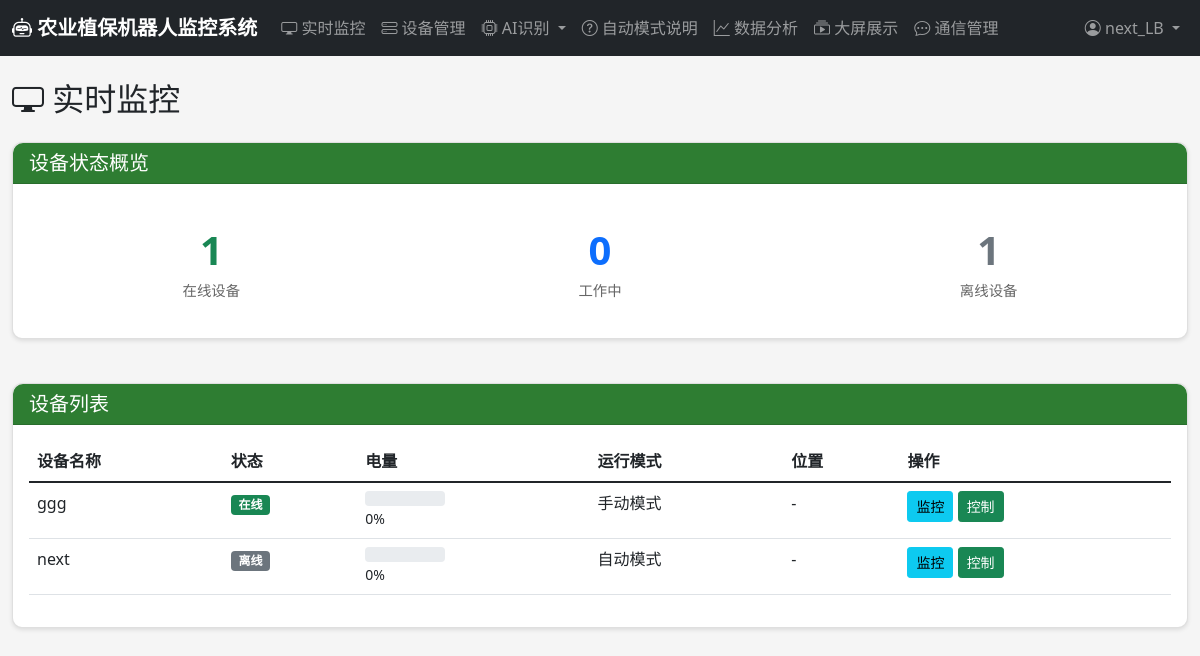
The app's page /monitoring/ (signed in) with its own data.
### users/models.py (models this page shows, shortened)
class User(AbstractUser):
    ROLE_CHOICES = [
        ('admin', '管理员'),
        ('operator', '操作员'),
        ('viewer', '查看者'),
    ]
    role = models.CharField(max_length=20, choices=ROLE_CHOICES, default='viewer', verbose_name='角色')
    phone = models.CharField(max_length=20, blank=True, verbose_name='手机号')
    avatar = models.ImageField(upload_to='avatars/', blank=True, verbose_name='头像')
    created_at = models.DateTimeField(auto_now_add=True, verbose_name='创建时间')
    last_login_ip = models.GenericIPAddressField(blank=True, null=True, verbose_name='最后登录IP')
    class Meta:
        verbose_name = '用户'
        verbose_name_plural = '用户'

### devices/models.py (models this page shows, shortened)
class RobotDevice(models.Model):
    STATUS_CHOICES = [
        ('online', '在线'),
        ('offline', '离线'),
        ('working', '工作中'),
        ('charging', '充电中'),
        ('error', '故障'),
    ]
    RUN_MODE_CHOICES = [
        ('auto', '自动模式'),
        ('manual', '手动模式'),
        ('scheduled', '定时任务模式'),
    ]
    device_id = models.CharField(max_length=100, unique=True, verbose_name='设备唯一标识')
    name = models.CharField(max_length=100, verbose_name='设备名称')
    model = models.CharField(max_length=100, blank=True, verbose_name='型号')
    manufacturer = models.CharField(max_length=100, blank=True, verbose_name='制造商')
    serial_number = models.CharField(max_length=100, blank=True, verbose_name='序列号')
    status = models.CharField(max_length=20, choices=STATUS_CHOICES, default='offline', verbose_name='状态')
    run_mode = models.CharField(max_length=20, choices=RUN_MODE_CHOICES, default='auto', verbose_name='运行模式')
    battery_level = models.IntegerField(default=0, verbose_name='电量百分比')
    location_lat = models.DecimalField(max_digits=10, decimal_places=6, null=True, blank=True, verbose_name='纬度')
    location_lng = models.DecimalField(max_digits=10, decimal_places=6, null=True, blank=True, verbose_name='经度')
    spray_rate = models.FloatField(default=1.0, verbose_name='喷洒速率(L/min)')
    patrol_interval = models.IntegerField(default=60, verbose_name='巡检间隔(分钟)')
    obstacle_avoidance_sensitivity = models.IntegerField(default=50, verbose_name='避障灵敏度')
    last_heartbeat = models.DateTimeField(null=True, blank=True, verbose_name='最后心跳时间')
    registered_at = models.DateTimeField(auto_now_add=True, verbose_name='注册时间')
    owner = models.ForeignKey(settings.AUTH_USER_MODEL, on_delete=models.CASCADE, related_name='owned_devices', verbose_name='所有者')
    class Meta:
        verbose_name = '机器人设备'
        verbose_name_plural = '机器人设备'
        ordering = ['-registered_at']

### monitoring/views.py (the view)
# urls.py: path('', views.monitoring_dashboard, name='monitoring_dashboard'),
@login_required
def monitoring_dashboard(request):
    devices = RobotDevice.objects.all()
    online_count = devices.filter(status='online').count()
    working_count = devices.filter(status='working').count()
    offline_count = devices.filter(status='offline').count()
    return render(request, 'monitoring/dashboard.html', {
        'devices': devices,
        'online_count': online_count,
        'working_count': working_count,
        'offline_count': offline_count,
    })

### templates/monitoring/dashboard.html (shortened to what this page needs)
{% extends 'base.html' %}
{% block content %}
<h2 class="mb-4"><i class="bi bi-display"></i> 实时监控</h2>
<div class="row">
    <div class="col-md-12">
        <div class="card">
            <div class="card-header">
                <h5 class="mb-0">设备状态概览</h5>
            </div>
            <div class="card-body">
                <div class="row">
                    <div class="col-md-4">
                        <div class="stat-card">
                            <div class="stat-value text-success">{{ online_count }}</div>
                            <div class="stat-label">在线设备</div>
                        </div>
                    </div>
                    <div class="col-md-4">
                        <div class="stat-card">
                            <div class="stat-value text-primary">{{ working_count }}</div>
                            <div class="stat-label">工作中</div>
                        </div>
                    </div>
                    <div class="col-md-4">
                        <div class="stat-card">
                            <div class="stat-value text-secondary">{{ offline_count }}</div>
                            <div class="stat-label">离线设备</div>
                        </div>
                    </div>
                </div>
            </div>
        </div>
    </div>
</div>
<div class="row mt-4">
    <div class="col-md-12">
        <div class="card">
            <div class="card-header">
                <h5 class="mb-0">设备列表</h5>
            </div>
            <div class="card-body">
                {% if devices %}
                <table class="table table-hover">
                    <thead>
                        <tr>
                            <th>设备名称</th>
                            <th>状态</th>
                            <th>电量</th>
                            <th>运行模式</th>
                            <th>位置</th>
                            <th>操作</th>
                        </tr>
                    </thead>
                    <tbody>
                        {% for device in devices %}
                        <tr>
                            <td>{{ device.name }}</td>
                            <td>
                                <span class="badge bg-{% if device.status == 'online' %}success{% elif device.status == 'working' %}primary{% elif device.status == 'offline' %}secondary{% else %}danger{% endif %}">
                                    {{ device.get_status_display }}
                                </span>
                            </td>
                            <td>
                                <div class="progress" style="height: 15px; width: 80px;">
                                </div>
                                <small>{{ device.battery_level }}%</small>
                            </td>
                            <td>{{ device.get_run_mode_display }}</td>
                            <td>
                                {% if device.location_lat and device.location_lng %}
                                    {{ device.location_lat|floatformat:4 }}, {{ device.location_lng|floatformat:4 }}
                                {% else %}
                                    -
                                {% endif %}
                            </td>
                            <td>
                                <a href="{% url 'monitoring:device_monitoring' device.id %}" class="btn btn-sm btn-info">监控</a>
                                <a href="{% url 'control:control_panel' device.id %}" class="btn btn-sm btn-success">控制</a>
                            </td>
                        </tr>
                        {% endfor %}
                    </tbody>
                </table>
                {% else %}
                <p class="text-muted text-center">暂无设备</p>
                {% endif %}
            </div>
        </div>
    </div>
</div>
{% endblock %}

### templates/base.html (shortened to what this page needs)
{% load static %}
<!DOCTYPE html>
<html lang="zh-CN">
<head>
    <link href="https://cdn.jsdelivr.net/npm/bootstrap@5.1.3/dist/css/bootstrap.min.css" rel="stylesheet">
    <link rel="stylesheet" href="https://cdn.jsdelivr.net/npm/bootstrap-icons@1.8.1/font/bootstrap-icons.css">
    <link rel="stylesheet" href="{% static 'css/style.css' %}">
</head>
<body>
    {% if user.is_authenticated %}
    <nav class="navbar navbar-expand-lg navbar-dark bg-dark">
        <div class="container-fluid">
            <a class="navbar-brand" href="/dashboard/">
                <i class="bi bi-robot"></i> 农业植保机器人监控系统
            </a>
            <div class="collapse navbar-collapse" id="navbarNav">
                <ul class="navbar-nav me-auto">
                    <li class="nav-item">
                        <a class="nav-link" href="{% url 'monitoring:monitoring_dashboard' %}">
                            <i class="bi bi-display"></i> 实时监控
                        </a>
                    </li>
                    <li class="nav-item">
                        <a class="nav-link" href="{% url 'devices:device_list' %}">
                            <i class="bi bi-hdd-stack"></i> 设备管理
                        </a>
                    </li>
                    <li class="nav-item dropdown">
                        <a class="nav-link dropdown-toggle" href="#" id="aiDropdown" data-bs-toggle="dropdown">
                            <i class="bi bi-cpu"></i> AI识别
                        </a>
                    </li>
                    <li class="nav-item">
                        <a class="nav-link" href="{% url 'monitoring:auto_mode_info' %}">
                            <i class="bi bi-question-circle"></i> 自动模式说明
                        </a>
                    </li>
                    <li class="nav-item">
                        <a class="nav-link" href="{% url 'data_analysis:data_dashboard' %}">
                            <i class="bi bi-graph-up"></i> 数据分析
                        </a>
                    </li>
                    <li class="nav-item">
                        <a class="nav-link" href="{% url 'data_analysis:big_screen' %}">
                            <i class="bi bi-collection-play"></i> 大屏展示
                        </a>
                    </li>
                    <li class="nav-item">
                        <a class="nav-link" href="{% url 'communication:connection_list' %}">
                            <i class="bi bi-chat-dots"></i> 通信管理
                        </a>
                    </li>
                </ul>
                <ul class="navbar-nav">
                    <li class="nav-item dropdown">
                        <a class="nav-link dropdown-toggle" href="#" id="userDropdown" data-bs-toggle="dropdown">
                            <i class="bi bi-person-circle"></i> {{ user.username }}
                        </a>
                    </li>
                </ul>
            </div>
        </div>
    </nav>
    {% endif %}
    <div class="container-fluid mt-4">
        {% block content %}{% endblock %}
    </div>
</body>
</html>

### static/css/style.css (style rules this page uses)
:root { --primary-color: #2e7d32; --secondary-color: #4caf50; --dark-bg: #1b5e20; --light-bg: #e8f5e9; }
body { font-family: 'Segoe UI', Tahoma, Geneva, Verdana, sans-serif; background-color: #f5f5f5; }
.navbar-brand { font-weight: bold; }
.card { border-radius: 10px; box-shadow: 0 2px 4px rgba(0,0,0,0.1); margin-bottom: 20px; }
.card-header { background-color: var(--primary-color); color: white; font-weight: bold; border-radius: 10px 10px 0 0 !important; }
.stat-card { text-align: center; padding: 20px; }
.stat-card .stat-value { font-size: 2.5rem; font-weight: bold; color: var(--primary-color); }
.stat-card .stat-label { color: #666; font-size: 0.9rem; }

### records on screen
User: username "next_LB"
RobotDevice: name "ggg", status "在线", battery_level "0", run_mode "手动模式"
RobotDevice: name "next", status "离线", battery_level "0", run_mode "自动模式"

### other values on screen
{{ online_count }} "1"
{{ working_count }} "0"
{{ offline_count }} "1"
